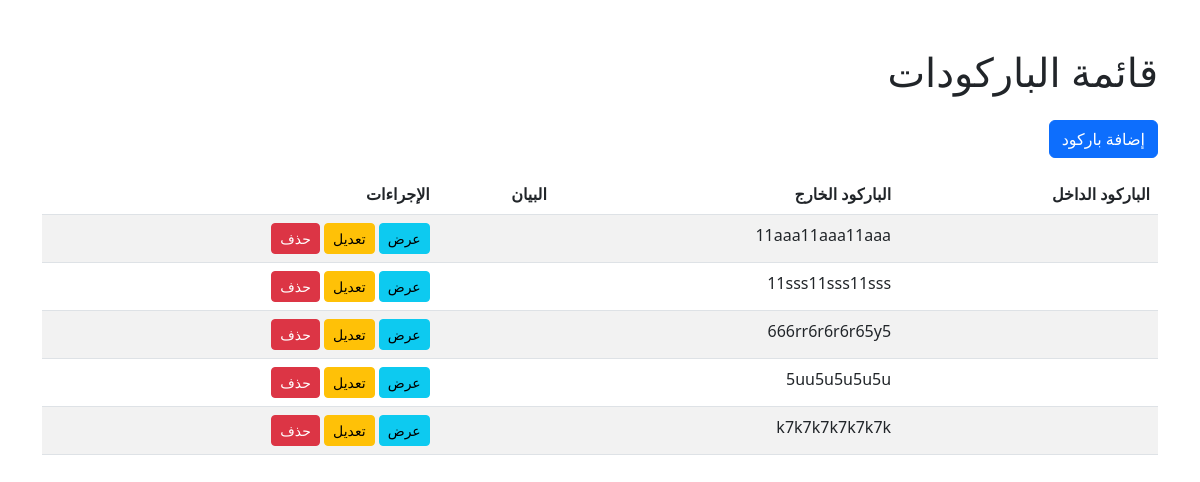
The page /invoice/barcode/ on the database as committed earlier.
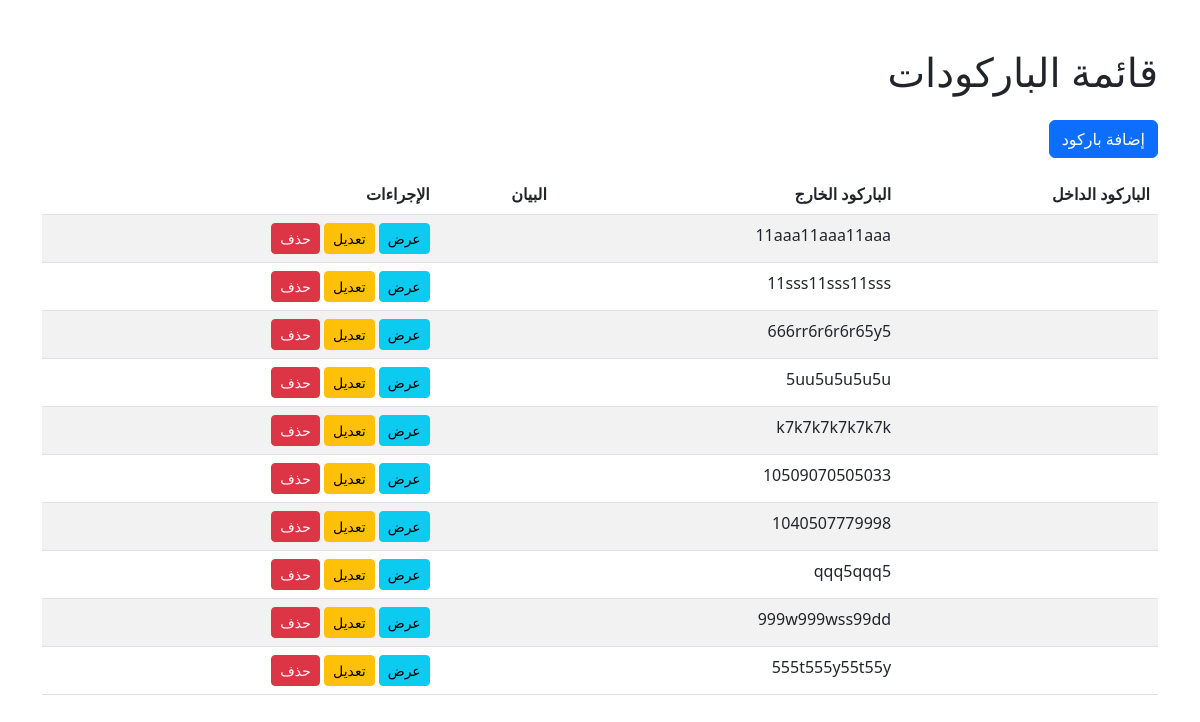
The same page on the database as committed later.
### invoice/models.py (models this page shows, shortened)
class Barcode(models.Model):
    barcode_in = models.CharField(max_length=255,  verbose_name=_("الباركود الداخل"))
    barcode_out = models.CharField(max_length=255,  blank=True, null=True, verbose_name=_("الباركود الخارج"))
    suffix = models.CharField(max_length=10, blank=True, null=True, verbose_name=_("اللاحقة"))
    notes = models.TextField(blank=True, verbose_name=_("ملاحظات"))
    uniqueId = models.CharField(max_length=100, unique=True, blank=True, null=True, verbose_name=_("الرقم المسلسل"))
    slug = models.SlugField(max_length=225, unique=True, blank=True, null=True)
    date_created = models.DateTimeField(auto_now_add=True, verbose_name=_("تاريخ الإنشاء"))
    last_updated = models.DateTimeField(auto_now=True, verbose_name=_("آخر تحديث"))
    class Meta:
        verbose_name = _('باركود')
        verbose_name_plural = _('الباركودات')

### invoice/views.py (the view)
# urls.py: path('barcode/', barcodeListView.as_view(), name='barcode_list'),
class barcodeListView(ListView):
    model = Barcode
    template_name = 'barcode/barcode_list.html'
    context_object_name = 'barcode'

### templates/barcode/barcode_list.html
{% extends 'base.html' %}
{% block content %}
<div class="container mt-5">
    <h1 class="mb-4">قائمة الباركودات </h1>
    <a href="{% url 'barcode_create' %}" class="btn btn-primary mb-3">إضافة باركود </a>
    <table class="table table-striped">
        <thead>
            <tr>
                <th>الباركود الداخل </th>
                <th>الباركود الخارج </th>
                <th>البيان</th>
                <th>الإجراءات</th>
            </tr>
        </thead>
        <tbody>
            {% for barcode in barcode %}
                <tr>
                    <td>{{ barcode.barcode_in }}</td>
                    <td>{{ barcode.barcode_out }}</td>
                    <td>{{ barcode.notes }}</td>
                    <td>
                        <a href="{% url 'barcode_detail' barcode.pk %}" class="btn btn-info btn-sm">عرض</a>
                        <a href="{% url 'barcode_update' barcode.pk %}" class="btn btn-warning btn-sm">تعديل</a>
                        <a href="{% url 'barcode_delete' barcode.pk %}" class="btn btn-danger btn-sm">حذف</a>
                    </td>
                </tr>
            {% endfor %}
        </tbody>
    </table>
</div>
{% endblock %}

Rows that differ between the two databases and show on the page:
added Barcode: barcode_out "10509070505033"
added Barcode: barcode_out "1040507779998"
added Barcode: barcode_out "qqq5qqq5"
added Barcode: barcode_out "999w999wss99dd"
added Barcode: barcode_out "555t555y55t55y"
